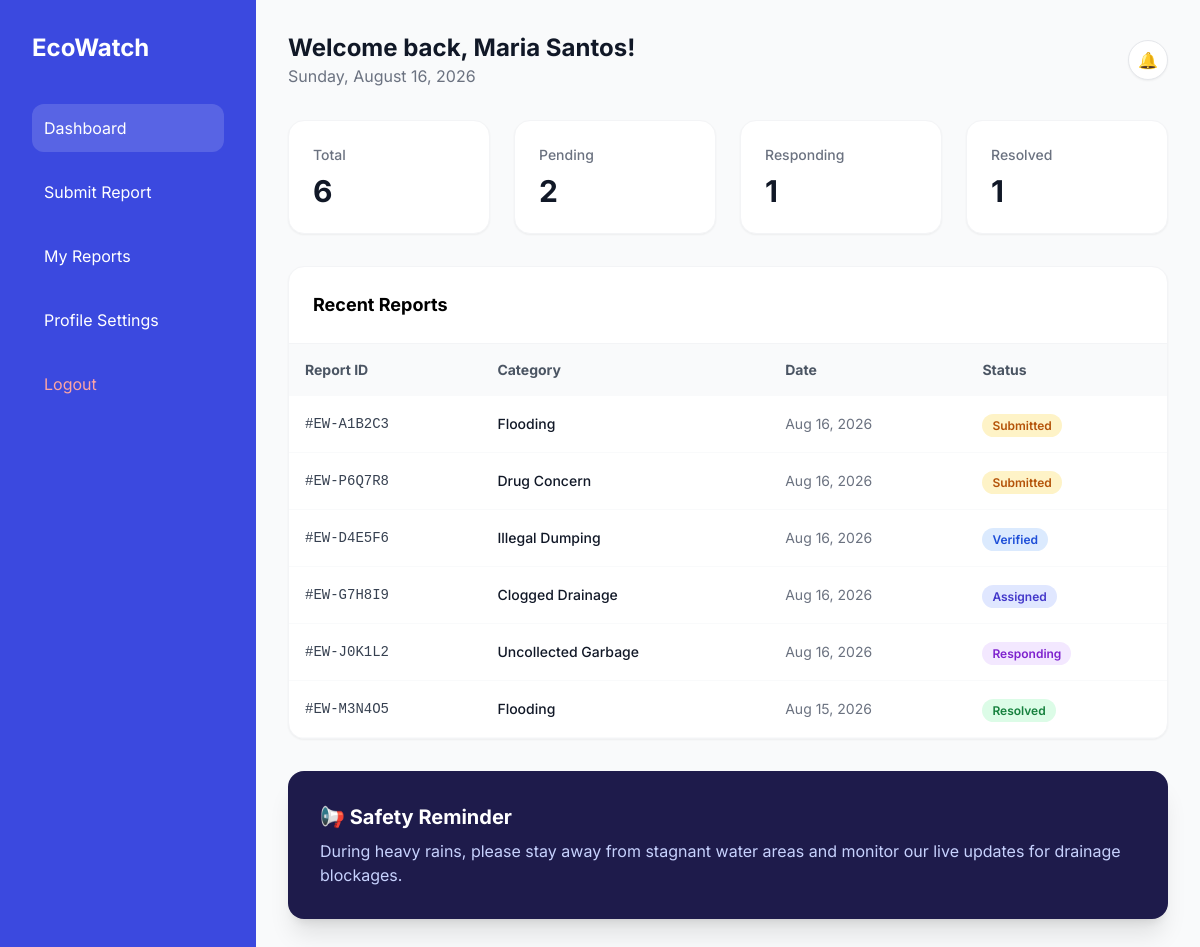
The app's page /dashboard.php (signed in) with its own data.
### tables this page shows
CREATE TABLE environmental_reports (
    id INT AUTO_INCREMENT PRIMARY KEY,
    user_id INT NOT NULL,
    tracking_token VARCHAR(9) NOT NULL UNIQUE,
    category VARCHAR(50) NOT NULL,
    severity VARCHAR(20) DEFAULT 'low',
    barangay VARCHAR(100) NOT NULL,
    address TEXT NOT NULL,
    description TEXT,
    status VARCHAR(20) DEFAULT 'submitted',
    photo_path VARCHAR(255),
    latitude FLOAT NULL,
    longitude FLOAT NULL,
    created_at TIMESTAMP DEFAULT CURRENT_TIMESTAMP,
    updated_at TIMESTAMP DEFAULT CURRENT_TIMESTAMP,
    FOREIGN KEY (user_id) REFERENCES users(id)
);

### dashboard.php (the view, shortened to what this page needs)
<?php
require_once __DIR__ . '/db_connection.php';
$userId = $_SESSION['user_id'];
$stats = [
    'Total'     => ['count' => 0, 'color' => 'bg-indigo-50', 'text' => 'text-gray-900'],
    'Pending'   => ['count' => 0, 'color' => 'bg-amber-50', 'text' => 'text-gray-900'],
    'Responding' => ['count' => 0, 'color' => 'bg-blue-50', 'text' => 'text-gray-900'],
    'Resolved'  => ['count' => 0, 'color' => 'bg-green-50', 'text' => 'text-gray-900']
];
try {
    $totalStmt = $pdo->prepare('SELECT COUNT(*) FROM environmental_reports WHERE user_id = :user_id');
    $totalStmt->execute([':user_id' => $userId]);
    $stats['Total']['count'] = (int)$totalStmt->fetchColumn();
    $pendingStmt = $pdo->prepare("SELECT COUNT(*) FROM environmental_reports WHERE user_id = :user_id AND status = 'submitted'");
    $pendingStmt->execute([':user_id' => $userId]);
    $stats['Pending']['count'] = (int)$pendingStmt->fetchColumn();
    $respondingStmt = $pdo->prepare("SELECT COUNT(*) FROM environmental_reports WHERE user_id = :user_id AND status = 'responding'");
    $respondingStmt->execute([':user_id' => $userId]);
    $stats['Responding']['count'] = (int)$respondingStmt->fetchColumn();
    $resolvedStmt = $pdo->prepare("SELECT COUNT(*) FROM environmental_reports WHERE user_id = :user_id AND status = 'resolved'");
    $resolvedStmt->execute([':user_id' => $userId]);
    $stats['Resolved']['count'] = (int)$resolvedStmt->fetchColumn();
    $reportsStmt = $pdo->prepare('SELECT id, tracking_token, category, status, created_at, photo_path FROM environmental_reports WHERE user_id = :user_id ORDER BY created_at DESC LIMIT 10');
    $reportsStmt->execute([':user_id' => $userId]);
    $reports = $reportsStmt->fetchAll(PDO::FETCH_ASSOC);
} catch (Exception $e) {
    $stats['Total']['count'] = 0;
    $reports = [];
    error_log('Dashboard query error: ' . $e->getMessage());
}
?>
<!DOCTYPE html>
<html lang="en">
<head>
    <script src="https://cdn.tailwindcss.com"></script>
</head>
<body class="bg-gray-50 flex min-h-screen">
    <aside class="w-64 bg-[#3B49DF] p-8 text-white">
        <div class="text-2xl font-bold mb-10 flex items-center gap-2">EcoWatch</div>
        <nav class="space-y-4">
            <a href="<?php echo BASE_URL; ?>/dashboard.php" class="nav-link active block p-3 rounded-xl transition">Dashboard</a>
            <a href="<?php echo BASE_URL; ?>/submit_report.php" class="nav-link block p-3 hover:bg-white/10 rounded-xl transition">Submit Report</a>
            <a href="<?php echo BASE_URL; ?>/my_reports.php" class="nav-link block p-3 hover:bg-white/10 rounded-xl transition">My Reports</a>
            <a href="<?php echo BASE_URL; ?>/profile.php" class="nav-link block p-3 hover:bg-white/10 rounded-xl transition">Profile Settings</a>
            <form action="<?php echo BASE_URL; ?>/api/logout.php" method="POST" class="mt-auto">
                <button type="submit" class="nav-link block w-full text-left p-3 rounded-xl transition hover:bg-white/10 text-red-300 hover:text-red-100">Logout</button>
            </form>
        </nav>
    </aside>
    <main class="flex-1 p-8">
        <header class="flex justify-between items-center mb-8">
            <div>
                <h1 class="text-2xl font-bold text-gray-900">Welcome back, <?php echo htmlspecialchars($_SESSION['user_name']); ?>!</h1>
                <p class="text-gray-500"><?php echo date("l, F j, Y"); ?></p>
            </div>
            <div class="flex items-center gap-4">
                <div class="w-10 h-10 bg-white rounded-full border shadow-sm flex items-center justify-center">🔔</div>
            </div>
        </header>
        <section class="grid grid-cols-4 gap-6 mb-8">
            <?php foreach($stats as $label => $info): ?>
                <div class="bg-white p-6 rounded-2xl border border-gray-100 shadow-sm hover:shadow-md transition-all">
                    <h3 class="text-sm text-gray-500 font-medium"><?php echo $label; ?></h3>
                    <p class="text-3xl font-bold mt-2 <?php echo $info['text']; ?>"><?php echo $info['count']; ?></p>
                </div>
            <?php endforeach; ?>
        </section>
        <section class="bg-white rounded-2xl border border-gray-100 shadow-sm overflow-hidden mb-8">
            <div class="p-6 border-b border-gray-100 font-bold text-lg">Recent Reports</div>
            <table class="w-full text-left">
                <thead class="bg-gray-50 text-gray-600 text-sm">
                    <tr>
                        <th class="p-4">Report ID</th>
                        <th class="p-4">Category</th>
                        <th class="p-4">Date</th>
                        <th class="p-4">Status</th>
                    </tr>
                </thead>
                <tbody>
                    <?php if (empty($reports)): ?>
                        <tr>
                            <td colspan="4" class="p-12 text-center">
                                <div class="flex flex-col items-center">
                                    <svg class="w-12 h-12 text-gray-300 mb-3" fill="none" stroke="currentColor" viewBox="0 0 24 24"><path stroke-linecap="round" stroke-linejoin="round" stroke-width="2" d="M9 12h6m-6 4h6m2 5H7a2 2 0 01-2-2V5a2 2 0 012-2h5.586a1 1 0 01.707.293l5.414 5.414a1 1 0 01.293.707V19a2 2 0 01-2 2z"></path></svg>
                                    <p class="text-gray-500 text-sm mb-4">No reports submitted yet.</p>
                                    <a href="<?php echo BASE_URL; ?>/submit_report.php" class="bg-[#3B49DF] text-white px-6 py-3 rounded-xl font-semibold hover:bg-[#2D39B5] transition shadow-lg inline-flex items-center space-x-2">
                                        <svg class="w-4 h-4" fill="none" stroke="currentColor" viewBox="0 0 24 24"><path stroke-linecap="round" stroke-linejoin="round" stroke-width="2" d="M12 4v16m8-8H4"></path></svg>
                                        <span>Submit Your First Report</span>
                                    </a>
                                </div>
                            </td>
                        </tr>
                    <?php else: ?>
                        <?php foreach ($reports as $report): ?>
                            <tr class="border-b border-gray-50 hover:bg-gray-50 cursor-pointer" onclick="openReportDetail(<?php echo (int)$report['id']; ?>)">
                                <td class="p-4 font-mono text-sm text-gray-700">#<?php echo htmlspecialchars($report['tracking_token']); ?></td>
                                <td class="p-4 text-sm capitalize text-gray-900 font-medium"><?php echo htmlspecialchars(str_replace('_', ' ', $report['category'])); ?></td>
                                <td class="p-4 text-sm text-gray-500"><?php echo date("M j, Y", strtotime($report['created_at'])); ?></td>
                                <td class="p-4">
                                    <?php
                                        $statusLabel = ucwords(str_replace('_', ' ', $report['status']));
                                        $badgeClass = 'bg-gray-100 text-gray-700';
                                        if ($report['status'] === 'submitted') $badgeClass = 'bg-amber-100 text-amber-700';
                                        if ($report['status'] === 'verified') $badgeClass = 'bg-blue-100 text-blue-700';
                                        if ($report['status'] === 'assigned') $badgeClass = 'bg-indigo-100 text-indigo-700';
                                        if ($report['status'] === 'responding') $badgeClass = 'bg-purple-100 text-purple-700';
                                        if ($report['status'] === 'resolved') $badgeClass = 'bg-green-100 text-green-700';
                                    ?>
                                    <span class="px-2.5 py-1 rounded-full text-xs font-semibold <?php echo $badgeClass; ?>"><?php echo $statusLabel; ?></span>
                                </td>
                            </tr>
                        <?php endforeach; ?>
                    <?php endif; ?>
                </tbody>
            </table>
        </section>
        <div class="bg-[#1e1b4b] rounded-2xl p-8 text-white shadow-xl">
            <h3 class="font-bold text-xl mb-2">📢 Safety Reminder</h3>
            <p class="text-indigo-200">During heavy rains, please stay away from stagnant water areas and monitor our live updates for drainage blockages.</p>
        </div>
    </main>
</body>
</html>

### dashboard.php (style rules this page uses)
body { font-family: 'Inter', sans-serif; }
.nav-link.active { background: rgba(255, 255, 255, 0.15); color: #FFFFFF; }

### records on screen
environmental_reports: tracking_token "EW-A1B2C3", category "Flooding", created_at "Aug 16, 2026", status "Submitted"
environmental_reports: tracking_token "EW-P6Q7R8", category "Drug Concern", created_at "Aug 16, 2026", status "Submitted"
environmental_reports: tracking_token "EW-D4E5F6", category "Illegal Dumping", created_at "Aug 16, 2026", status "Verified"
environmental_reports: tracking_token "EW-G7H8I9", category "Clogged Drainage", created_at "Aug 16, 2026", status "Assigned"
environmental_reports: tracking_token "EW-J0K1L2", category "Uncollected Garbage", created_at "Aug 16, 2026", status "Responding"
environmental_reports: tracking_token "EW-M3N4O5", category "Flooding", created_at "Aug 15, 2026", status "Resolved"

### other values on screen
$_SESSION['user_name'] "Maria Santos"
$label "Total"
$info['count'] "6"
$label "Pending"
$info['count'] "2"
$label "Responding"
$info['count'] "1"
$label "Resolved"
